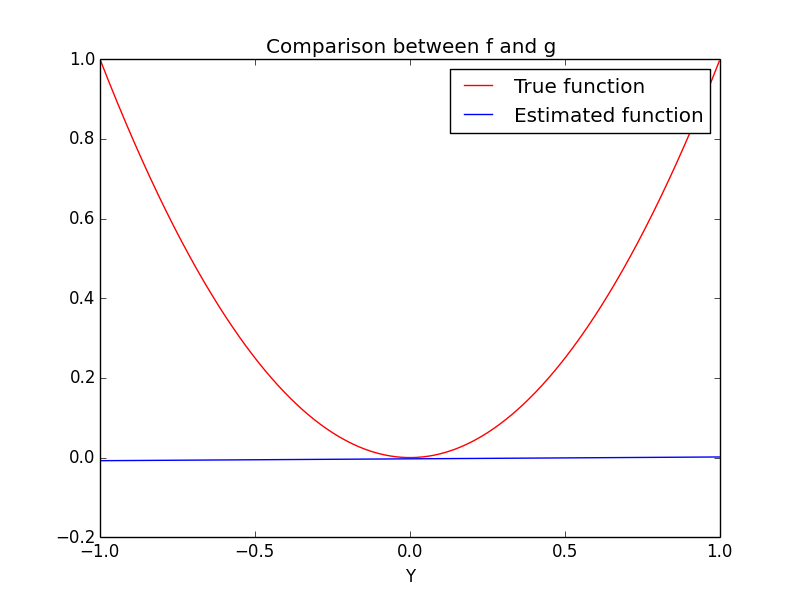

Generate this figure with Python:
import numpy as np
import matplotlib.pyplot as plt
from random import *
from math import *

def substract_lists(a, b):
    return [a_i - b_i for a_i, b_i in zip(a, b)]

R=1000
gr_1=[0]*R
gr_2=[0]*R
error=[0]*R
var=[0]*R
for r in range(R):
	x_1,x_2=uniform(-1,1),uniform(-1,1)
	gr_1[r]=x_1+x_2
	gr_2[r]=x_1*x_2
	
g_bar=[np.mean(gr_1),np.mean(gr_2)]

num_sample=2000
sample=sorted([uniform(-1,1) for i in range(num_sample)])

g_bar_sam=[0]*num_sample
f_true=[0]*num_sample
for j in range(num_sample):
	g_bar_sam[j]=g_bar[0]*sample[j]-g_bar[1]
	f_true[j]=sample[j]**2

for i in range(R):
	g_est=[0]*num_sample
	for j in range(num_sample):
		g_est[j]=gr_1[i]*sample[j]-gr_2[i]

	erroria=substract_lists(g_est,f_true)
	error[i]=np.mean([item**2 for item in erroria])
	varia=substract_lists(g_est,g_bar_sam)
	var[i]=np.mean([item**2 for item in varia])

bias_1=substract_lists(g_bar_sam,f_true)
bias=np.mean([item**2 for item in bias_1])

print "The Bias is:", bias
print "The Variance is:", np.mean(var)
print "The E_out is:", np.mean(error)

plt.figure(1)
plt.plot(sample,f_true,'r',sample,g_bar_sam,'b')
plt.title("Comparison between f and g")
plt.legend(['True function','Estimated function'])
plt.xlabel('X')
plt.xlabel('Y')
plt.show()
